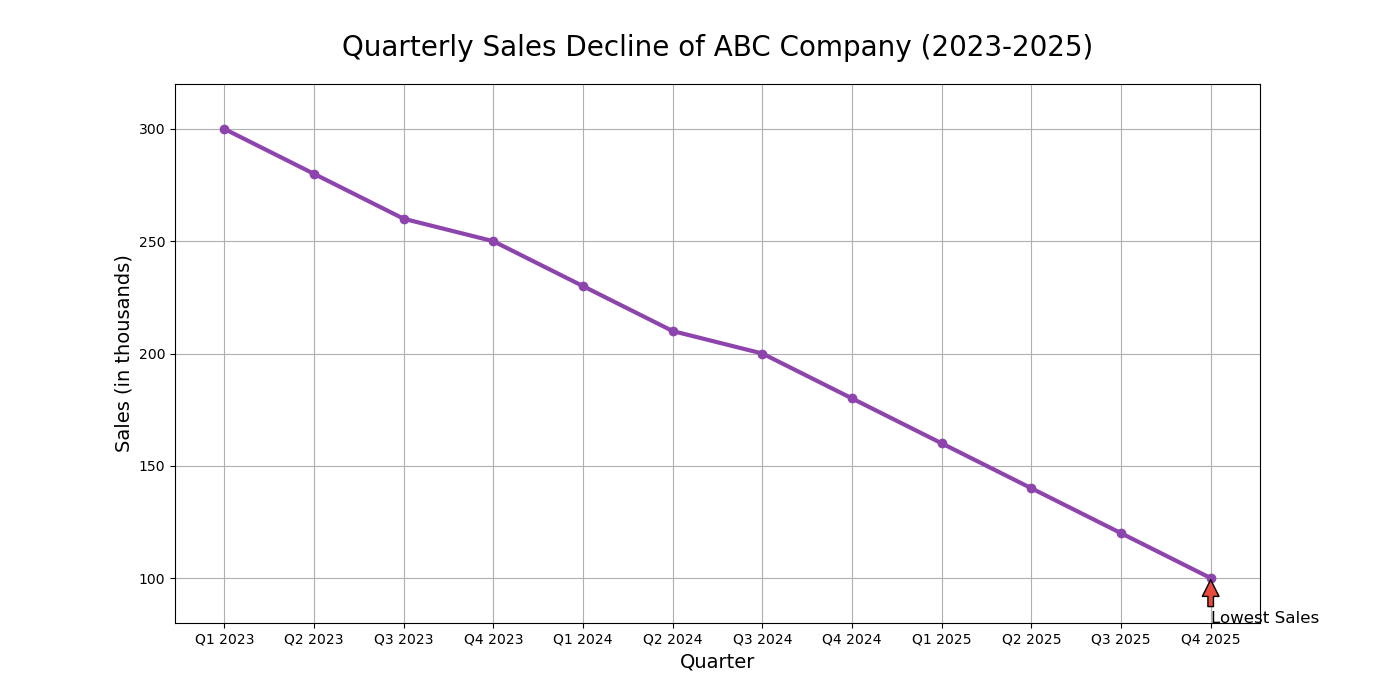

This figure's Python source:

import matplotlib.pyplot as plt

# Data
quarters = ['Q1 2023', 'Q2 2023', 'Q3 2023', 'Q4 2023', 'Q1 2024', 'Q2 2024', 'Q3 2024', 'Q4 2024', 'Q1 2025', 'Q2 2025', 'Q3 2025', 'Q4 2025']
sales = [300, 280, 260, 250, 230, 210, 200, 180, 160, 140, 120, 100]

# Plotting the line chart
plt.figure(figsize=(14, 7))
plt.plot(quarters, sales, marker='o', linestyle='-', color='#8e44ad', linewidth=3)

# Adding title and labels
plt.title('Quarterly Sales Decline of ABC Company (2023-2025)', fontsize=20, pad=20)
plt.xlabel('Quarter', fontsize=14)
plt.ylabel('Sales (in thousands)', fontsize=14)

# Adding an annotation for the lowest sales
lowest_sales_index = sales.index(min(sales))
lowest_sales_quarter = quarters[lowest_sales_index]
plt.annotate('Lowest Sales', xy=(lowest_sales_index, min(sales)), xytext=(lowest_sales_index, min(sales) - 20),
             arrowprops=dict(facecolor='#e74c3c', shrink=0.05), fontsize=12)

# Add a grid, set axis ranges and show the plot
plt.grid(True)
plt.ylim(320, 80)
plt.gca().invert_yaxis()
plt.show()
